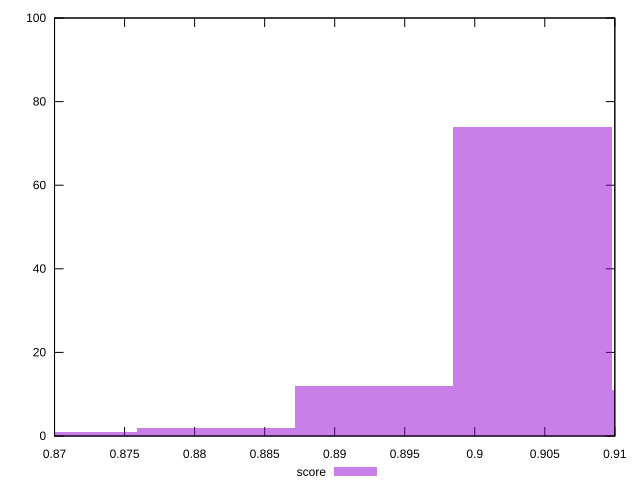

The gnuplot source for this figure:
reset

$score <<EOF
0.8815279046697514 2
0.904131184276668 74
0.9154328240801264 11
0.8928295444732097 12
0.870226264866293 1
EOF

set key outside below
set boxwidth 0.01130163980345835
set xrange [0.87:0.91]
set yrange [0:100]
set trange [0:100]
set style fill transparent solid 0.5 noborder
set terminal svg size 640, 490 enhanced background rgb 'white'
set output "reports/report_00030_2021-02-24T20-42-31.540Z/mainthread-work-breakdown/samples/music/score/histogram.svg"

plot $score title "score" with boxes

reset
